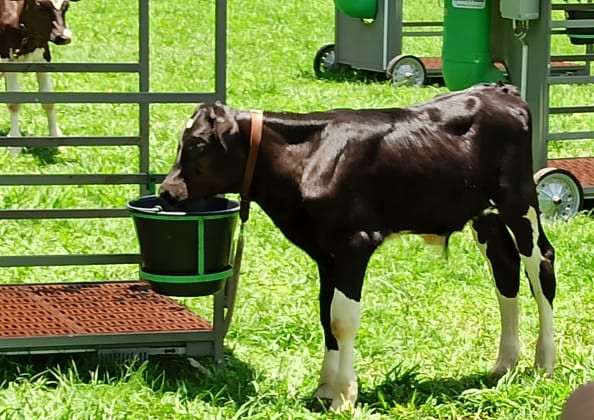
#> input picture 2021-29-11/positive_image_test/1.jpeg, 594 x 420 px, found by its file name; its folder holds 4 pictures in this run
$ python heifers_detection_mask.py
#> lines starting #> are read from the running program, lines starting #| are printed output that depends on the picture; after the words box and inside, x2 and y2 are one past the last pixel; in counts of white or black regions, pixels touching at a corner belong together
import cv2 as cv
import os
import random
import numpy as np

files = os.listdir('/home/schn/Documentos/ifsp_ic_julio/2021-29-11/positive_image_test')
cascade = cv.CascadeClassifier('cascade_mask.xml')

for index, file in enumerate(files):
    imgPath = os.path.join('/home/schn/Documentos/ifsp_ic_julio/2021-29-11/positive_image_test', file)
    img = cv.imread(imgPath)
#> img is the input picture: shape (420, 594, 3); mean B, G, R 67.7, 134, 114.6
    resized = cv.resize(img, (320,240))
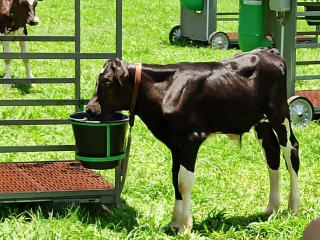
#> resized: shape (240, 320, 3); mean B, G, R 67.5, 133.9, 114.4

    heifers = cascade.detectMultiScale(resized, 1.05, 5)
#> heifers = ()

    for (x,y,w,h) in heifers:
        xMin = np.min(heifers)
        yMin = np.min(heifers)
        hMax = np.max(heifers)
        wMax = np.max(heifers)
        cv.rectangle(resized, (x,y), (w ,h), (0,255,255), 3)
        cv.rectangle(resized, (xMin,yMin), (wMax ,hMax), (255,0,0), 3)
#> this loop made 0 passes


    cv.imshow("Imagens", resized)
    cv.waitKey(0)
    cv.destroyAllWindows()
#> pass 2 of the loop `for index, file in enumerate(files):`:
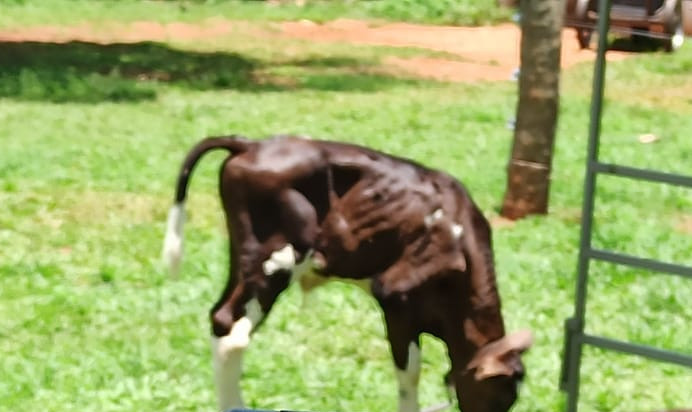
#> input picture 2021-29-11/positive_image_test/10.jpeg, 692 x 412 px, found by its file name
#> img is the input picture: shape (412, 692, 3); mean B, G, R 101.8, 168.1, 153.5
#> `resized = cv.resize(img, (320,240))`:
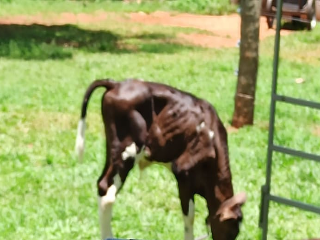
#> resized: shape (240, 320, 3); mean B, G, R 101.7, 168, 153.4
#> heifers = [[8, 20, 70, 52]]
#> the loop `for (x,y,w,h) in heifers:` made 1 pass
#> (x, y, w, h, xMin, yMin, hMax, wMax) on pass 1: (8, 20, 70, 52, 8, 8, 70, 70)
#> after the loop `for (x,y,w,h) in heifers:`:
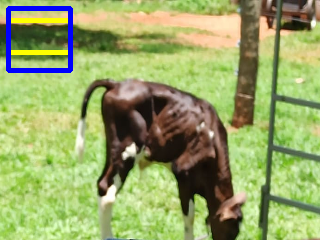
#> resized: shape (240, 320, 3); 2.34% of pixels changed, all inside (x1, y1, x2, y2) = (6, 6, 73, 73)
#> pass 3 of the loop `for index, file in enumerate(files):`:
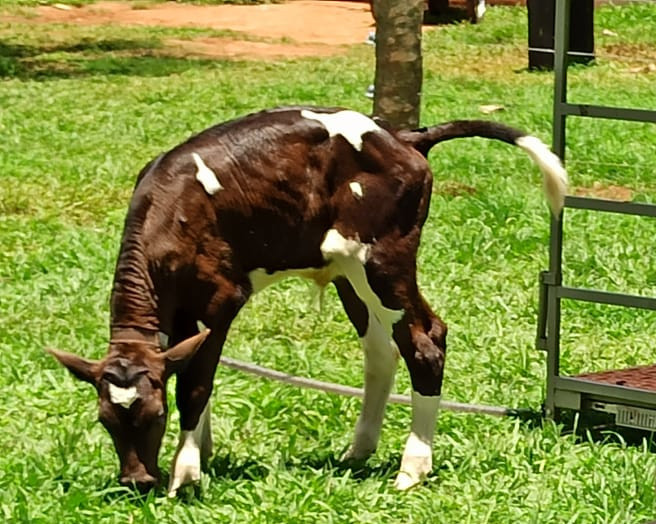
#> input picture 2021-29-11/positive_image_test/2.jpeg, 656 x 524 px, found by its file name
#> img is the input picture: shape (524, 656, 3); mean B, G, R 60.1, 139.9, 127.6
#> `resized = cv.resize(img, (320,240))`:
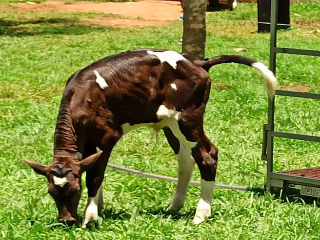
#> resized: shape (240, 320, 3); mean B, G, R 59.9, 139.8, 127.5
#> heifers = ()
#> the loop made 4 passes; the first 3 are shown
